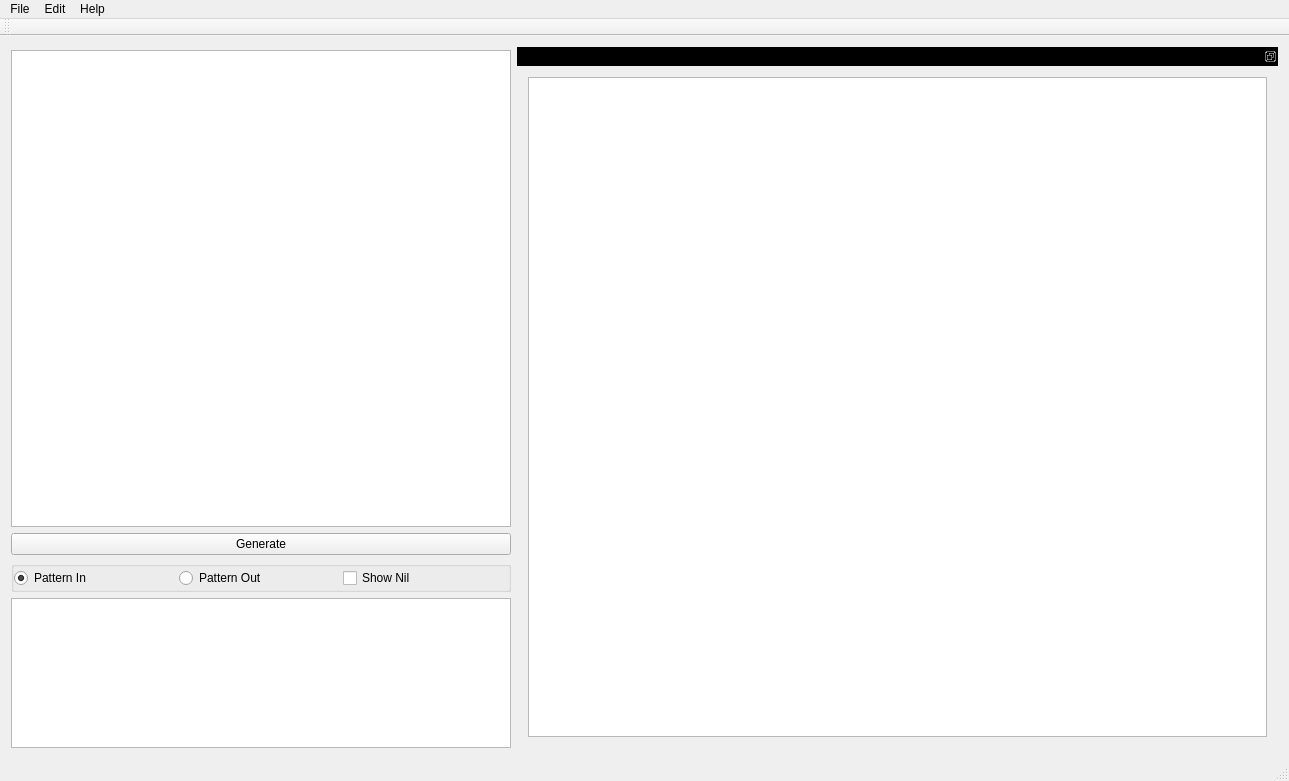
<?xml version="1.0" encoding="UTF-8"?>
<ui version="4.0">
 <class>MainWindow</class>
 <widget class="QMainWindow" name="MainWindow">
  <property name="geometry">
   <rect>
    <x>0</x>
    <y>0</y>
    <width>1289</width>
    <height>781</height>
   </rect>
  </property>
  <property name="windowTitle">
   <string>specRTL Visualizer</string>
  </property>
  <property name="autoFillBackground">
   <bool>false</bool>
  </property>
  <property name="unifiedTitleAndToolBarOnMac">
   <bool>false</bool>
  </property>
  <widget class="QWidget" name="centralWidget">
   <property name="sizePolicy">
    <sizepolicy hsizetype="Preferred" vsizetype="Preferred">
     <horstretch>0</horstretch>
     <verstretch>0</verstretch>
    </sizepolicy>
   </property>
   <property name="contextMenuPolicy">
    <enum>Qt::DefaultContextMenu</enum>
   </property>
   <property name="layoutDirection">
    <enum>Qt::LeftToRight</enum>
   </property>
   <layout class="QHBoxLayout" name="horizontalLayout">
    <item>
     <layout class="QVBoxLayout" name="left">
      <property name="sizeConstraint">
       <enum>QLayout::SetFixedSize</enum>
      </property>
      <property name="topMargin">
       <number>3</number>
      </property>
      <item>
       <widget class="CodeEditor" name="textEdit">
        <property name="sizePolicy">
         <sizepolicy hsizetype="Fixed" vsizetype="Expanding">
          <horstretch>0</horstretch>
          <verstretch>0</verstretch>
         </sizepolicy>
        </property>
        <property name="minimumSize">
         <size>
          <width>400</width>
          <height>300</height>
         </size>
        </property>
        <property name="maximumSize">
         <size>
          <width>500</width>
          <height>700</height>
         </size>
        </property>
        <property name="font">
         <font>
          <family>Courier New</family>
          <pointsize>10</pointsize>
         </font>
        </property>
       </widget>
      </item>
      <item>
       <widget class="QPushButton" name="generateButton">
        <property name="minimumSize">
         <size>
          <width>100</width>
          <height>0</height>
         </size>
        </property>
        <property name="maximumSize">
         <size>
          <width>500</width>
          <height>16777215</height>
         </size>
        </property>
        <property name="text">
         <string>Generate</string>
        </property>
       </widget>
      </item>
      <item>
       <widget class="QGroupBox" name="groupBox">
        <property name="maximumSize">
         <size>
          <width>500</width>
          <height>40</height>
         </size>
        </property>
        <property name="title">
         <string/>
        </property>
        <layout class="QHBoxLayout" name="horizontalLayout_3">
         <property name="spacing">
          <number>0</number>
         </property>
         <property name="margin">
          <number>0</number>
         </property>
         <item>
          <widget class="QRadioButton" name="radioIn">
           <property name="text">
            <string>Pattern In</string>
           </property>
           <property name="checked">
            <bool>true</bool>
           </property>
          </widget>
         </item>
         <item>
          <widget class="QRadioButton" name="radioOut">
           <property name="text">
            <string>Pattern Out</string>
           </property>
          </widget>
         </item>
         <item>
          <widget class="QCheckBox" name="showNil">
           <property name="text">
            <string>Show Nil</string>
           </property>
          </widget>
         </item>
        </layout>
       </widget>
      </item>
      <item>
       <widget class="QTextBrowser" name="messageText">
        <property name="enabled">
         <bool>true</bool>
        </property>
        <property name="minimumSize">
         <size>
          <width>100</width>
          <height>50</height>
         </size>
        </property>
        <property name="maximumSize">
         <size>
          <width>500</width>
          <height>150</height>
         </size>
        </property>
       </widget>
      </item>
     </layout>
    </item>
    <item>
     <layout class="QVBoxLayout" name="right">
      <property name="sizeConstraint">
       <enum>QLayout::SetFixedSize</enum>
      </property>
      <item>
       <widget class="DockableArea" name="dock">
        <property name="sizePolicy">
         <sizepolicy hsizetype="Preferred" vsizetype="Preferred">
          <horstretch>0</horstretch>
          <verstretch>0</verstretch>
         </sizepolicy>
        </property>
        <property name="maximumSize">
         <size>
          <width>820</width>
          <height>524287</height>
         </size>
        </property>
        <property name="sizeIncrement">
         <size>
          <width>0</width>
          <height>0</height>
         </size>
        </property>
        <property name="styleSheet">
         <string notr="true">QDockWidget::title{ text-align: center; background-color: black; padding: 0px; margin: 0px; color:white }
QDockWidget{ border: 0px; background-color: #050505; margin: 0px; padding: 0px ; color:white; }</string>
        </property>
        <property name="features">
         <set>QDockWidget::DockWidgetFloatable|QDockWidget::DockWidgetMovable</set>
        </property>
        <property name="windowTitle">
         <string notr="true"/>
        </property>
        <widget class="QWidget" name="dockWidgetContents">
         <property name="sizePolicy">
          <sizepolicy hsizetype="Maximum" vsizetype="Expanding">
           <horstretch>0</horstretch>
           <verstretch>0</verstretch>
          </sizepolicy>
         </property>
         <property name="minimumSize">
          <size>
           <width>10</width>
           <height>10</height>
          </size>
         </property>
         <property name="maximumSize">
          <size>
           <width>2000</width>
           <height>16777215</height>
          </size>
         </property>
         <layout class="QHBoxLayout" name="horizontalLayout_2">
          <item>
           <widget class="TreeView" name="graphicsView">
            <property name="minimumSize">
             <size>
              <width>600</width>
              <height>10</height>
             </size>
            </property>
            <property name="maximumSize">
             <size>
              <width>1800</width>
              <height>16777215</height>
             </size>
            </property>
            <property name="mouseTracking">
             <bool>true</bool>
            </property>
            <property name="renderHints">
             <set>QPainter::Antialiasing|QPainter::HighQualityAntialiasing|QPainter::SmoothPixmapTransform|QPainter::TextAntialiasing</set>
            </property>
            <property name="dragMode">
             <enum>QGraphicsView::ScrollHandDrag</enum>
            </property>
           </widget>
          </item>
         </layout>
        </widget>
       </widget>
      </item>
     </layout>
    </item>
   </layout>
  </widget>
  <widget class="QMenuBar" name="menuBar">
   <property name="geometry">
    <rect>
     <x>0</x>
     <y>0</y>
     <width>1289</width>
     <height>25</height>
    </rect>
   </property>
   <widget class="QMenu" name="menuFile">
    <property name="geometry">
     <rect>
      <x>280</x>
      <y>115</y>
      <width>138</width>
      <height>159</height>
     </rect>
    </property>
    <property name="title">
     <string>File</string>
    </property>
    <addaction name="actionNew"/>
    <addaction name="separator"/>
    <addaction name="actionOpen"/>
    <addaction name="separator"/>
    <addaction name="actionSave"/>
    <addaction name="separator"/>
    <addaction name="actionClose"/>
   </widget>
   <widget class="QMenu" name="menuEdit">
    <property name="geometry">
     <rect>
      <x>323</x>
      <y>115</y>
      <width>138</width>
      <height>145</height>
     </rect>
    </property>
    <property name="title">
     <string>Edit</string>
    </property>
    <addaction name="actionCut"/>
    <addaction name="actionCopy"/>
    <addaction name="actionPaste"/>
    <addaction name="separator"/>
    <addaction name="actionSelect_All"/>
   </widget>
   <widget class="QMenu" name="menuHelp">
    <property name="geometry">
     <rect>
      <x>369</x>
      <y>115</y>
      <width>138</width>
      <height>69</height>
     </rect>
    </property>
    <property name="title">
     <string>Help</string>
    </property>
    <addaction name="actionAbout"/>
   </widget>
   <addaction name="menuFile"/>
   <addaction name="menuEdit"/>
   <addaction name="menuHelp"/>
  </widget>
  <widget class="QToolBar" name="mainToolBar">
   <attribute name="toolBarArea">
    <enum>TopToolBarArea</enum>
   </attribute>
   <attribute name="toolBarBreak">
    <bool>false</bool>
   </attribute>
  </widget>
  <widget class="QStatusBar" name="statusBar"/>
  <action name="actionNew">
   <property name="text">
    <string>New</string>
   </property>
   <property name="shortcut">
    <string>Ctrl+N</string>
   </property>
   <property name="shortcutContext">
    <enum>Qt::ApplicationShortcut</enum>
   </property>
   <property name="iconVisibleInMenu">
    <bool>true</bool>
   </property>
  </action>
  <action name="actionOpen">
   <property name="text">
    <string>Open</string>
   </property>
   <property name="shortcut">
    <string>Ctrl+O</string>
   </property>
  </action>
  <action name="actionSave">
   <property name="text">
    <string>Save</string>
   </property>
   <property name="shortcut">
    <string>Ctrl+S</string>
   </property>
  </action>
  <action name="actionClose">
   <property name="text">
    <string>Close</string>
   </property>
   <property name="shortcut">
    <string>Ctrl+Q</string>
   </property>
  </action>
  <action name="actionCopy">
   <property name="text">
    <string>Copy</string>
   </property>
  </action>
  <action name="actionPaste">
   <property name="text">
    <string>Paste</string>
   </property>
  </action>
  <action name="actionSelect_All">
   <property name="text">
    <string>Select All</string>
   </property>
  </action>
  <action name="actionAbout">
   <property name="text">
    <string>About</string>
   </property>
  </action>
  <action name="actionCut">
   <property name="text">
    <string>Cut</string>
   </property>
  </action>
 </widget>
 <layoutdefault spacing="6" margin="11"/>
 <customwidgets>
  <customwidget>
   <class>TreeView</class>
   <extends>QGraphicsView</extends>
   <header>treeview.h</header>
  </customwidget>
  <customwidget>
   <class>CodeEditor</class>
   <extends>QPlainTextEdit</extends>
   <header location="global">codeeditor.h</header>
  </customwidget>
  <customwidget>
   <class>DockableArea</class>
   <extends>QDockWidget</extends>
   <header location="global">dockablearea.h</header>
   <container>1</container>
  </customwidget>
 </customwidgets>
 <resources/>
 <connections>
  <connection>
   <sender>actionOpen</sender>
   <signal>triggered()</signal>
   <receiver>MainWindow</receiver>
   <slot>openClick()</slot>
   <hints>
    <hint type="sourcelabel">
     <x>-1</x>
     <y>-1</y>
    </hint>
    <hint type="destinationlabel">
     <x>644</x>
     <y>390</y>
    </hint>
   </hints>
  </connection>
 </connections>
 <slots>
  <slot>openClick()</slot>
 </slots>
</ui>
